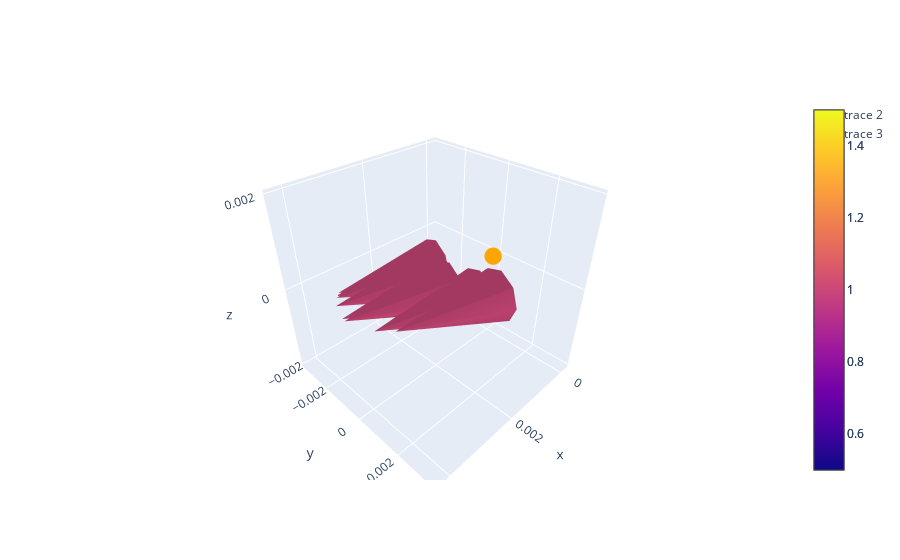

Source (notebook cell):
### Markdown cell above
Double check that all conditions (smaller cones) are parallel to the plane condition (larger cone)

### Code cell
x,y,z = dataDFCar2.x,dataDFCar2.y,dataDFCar2.z
loss = dataDFCar2.L
vx,vy,vz = dataDFCar2.vx,dataDFCar2.vy,dataDFCar2.vz

planeConCar = conditionSph2Car(planeCon)

refSize = 0.0001

# Plot IC's
fig1 = go.Figure(data=go.Cone(
    x=x, 
    y=y, 
    z=z, 
    u=vx, 
    v=vy, 
    w=vz,
    sizeref = 25
))

# Add the condition of the plane
fig1.add_trace(
    go.Cone(
    x = [planeConCar[0]],
    y = [planeConCar[1]],
    z = [planeConCar[2]],
    u = [planeConCar[3]],
    v = [planeConCar[4]],
    w = [planeConCar[5]],
sizeref = 2*refSize
    ))


# Add the intial position markers
fig1.add_trace(
    go.Scatter3d(
        x=x,
        y=y,
        z=z,
        mode = 'markers',
            marker=dict(
            size=3,
            color = z,
            colorscale='Viridis'
                )
            )
)

# Add the location of the sun
fig1.add_trace(
    go.Scatter3d(
        x=[0],
        y=[0],
        z=[0],
        mode = 'markers',
        marker = dict(
            size = 6,
            color = 'orange')
                )
            )

fig1.show()

### Figure 1 — Plotly figure (JSON) as saved in the notebook; plotly's stock layout.template omitted (floating-point values rounded to 4 significant figures)
{"data": [{"sizeref": 25, "type": "cone", "u": [0.9267, 0.9267, 0.9267, 0.9267, 0.9267, 0.9267, 0.9267, 0.9267, 0.9267, 0.9267], "v": [-0.3759, -0.3759, -0.3759, -0.3759, -0.3759, -0.3759, -0.3759, -0.3759, -0.3759, -0.3759], "w": [0, 0, 0, 0, 0, 0, 0, 0, 0, 0], "x": [0.002155, 0.001804, 0.002098, 0.001921, 0.001832, 0.001901, 0.002318, 0.001781, 0.002325, 0.001969], "y": [-0.000874, 0.001466, 0.001002, -0.00131, -0.001432, -0.001339, -0.0001823, 0.001495, -3.298e-05, -0.001236], "z": [0, 0, 0, 0, 0, 0, 0, 0, 0, 0]}, {"sizeref": 0.0002, "type": "cone", "u": [0.9267], "v": [-0.3759], "w": [0], "x": [0.002155], "y": [-0.000874], "z": [0]}, {"marker": {"color": [0, 0, 0, 0, 0, 0, 0, 0, 0, 0], "colorscale": [[0, "#440154"], [0.1111, "#482878"], [0.2222, "#3e4989"], [0.3333, "#31688e"], [0.4444, "#26828e"], [0.5556, "#1f9e89"], [0.6667, "#35b779"], [0.7778, "#6ece58"], [0.8889, "#b5de2b"], [1, "#fde725"]], "size": 3}, "mode": "markers", "type": "scatter3d", "x": [0.002155, 0.001804, 0.002098, 0.001921, 0.001832, 0.001901, 0.002318, 0.001781, 0.002325, 0.001969], "y": [-0.000874, 0.001466, 0.001002, -0.00131, -0.001432, -0.001339, -0.0001823, 0.001495, -3.298e-05, -0.001236], "z": [0, 0, 0, 0, 0, 0, 0, 0, 0, 0]}, {"marker": {"color": "orange", "size": 6}, "mode": "markers", "type": "scatter3d", "x": [0], "y": [0], "z": [0]}], "layout": {}}
